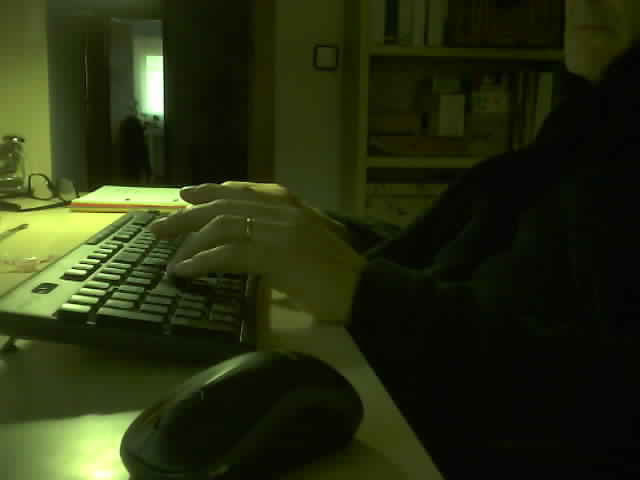
#> input picture tools/img/captura0.jpg, 640 x 480 px
$ python analizar_ROI.py img/captura0.jpg
#> lines starting #> are read from the running program, lines starting #| are printed output that depends on the picture
import cv2
import numpy as np
import matplotlib.pyplot as plt
import sys

def analizar_roi(ruta_imagen):
    # 1. Cargar la imagen en escala de grises
#> called with ruta_imagen = 'img/captura0.jpg'
    img = cv2.imread(ruta_imagen, cv2.IMREAD_GRAYSCALE)
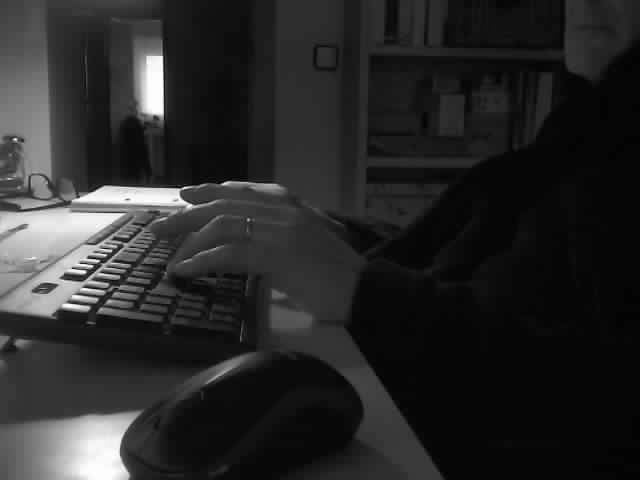
#> img: shape (480, 640); min 0, max 255, mean 40.5
    if img is None:
        print("Error: No se pudo cargar la imagen.")
        return

    # 2. Aplicar las coordenadas exactas que obtuviste
    x, y, ancho, alto = 104, 64, 45, 48
    roi = img[y:y+alto, x:x+ancho]
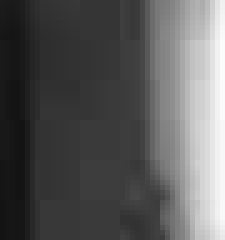
#> roi: shape (48, 45) (shown 5 times larger); min 19, max 251, mean 89.7

    # 3. Calcular el perfil de intensidad
    # En lugar del promedio, usamos el valor mínimo de cada fila (el píxel más oscuro)
    # Esto resalta las rayas negras sobre el fondo blanco
    perfil_min = np.min(roi, axis=1)
#> perfil_min = 48 values, max 26 at index 0, min 19 at index 24, mean 20.4

    # Calcular también el promedio para comparar
    perfil_medio = np.mean(roi, axis=1)
#> perfil_medio = 48 values, max 92.98 at index 22, min 81.91 at index 47, mean 89.72

    # 4. Graficar los resultados
    plt.figure(figsize=(12, 5))

    # Subplot 1: La imagen original y la ROI
    plt.subplot(1, 2, 1)
    plt.imshow(img, cmap='gray')
    plt.gca().add_patch(plt.Rectangle((x, y), ancho, alto, fill=False, edgecolor='red', linewidth=2))
    plt.title("Imagen original y ROI")

    # Subplot 2: El perfil de intensidad
    plt.subplot(1, 2, 2)

    # Eje Y invertido para que la parte superior de la imagen quede arriba en la gráfica
    eje_y = range(y, y + alto)

    plt.plot(perfil_min, eje_y, color='red', label='Mínimo por fila (detecta rayas)')
    plt.plot(perfil_medio, eje_y, color='blue', linestyle='--', label='Promedio por fila')

    plt.gca().invert_yaxis()
    plt.title("Perfil de intensidad (Brillo por fila)")
    plt.xlabel("Nivel de gris (0=negro, 255=blanco)")
    plt.ylabel("Posición vertical (píxeles)")
    plt.legend()
    plt.grid(True)

    plt.tight_layout()
    plt.show()
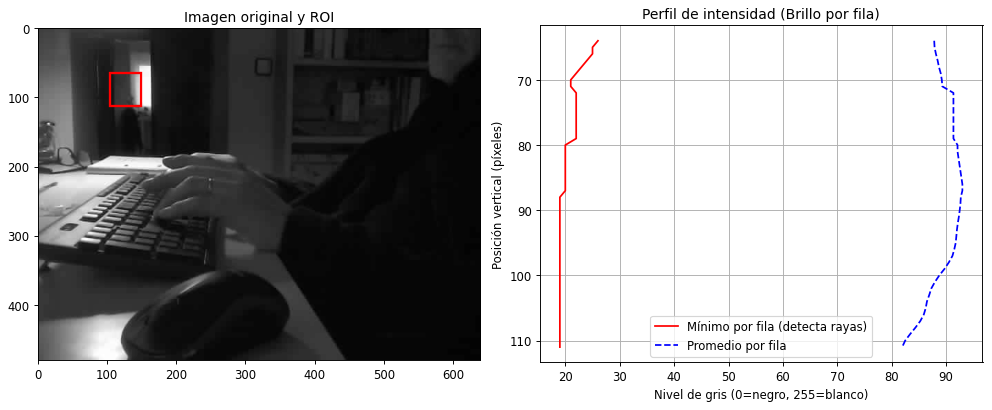
#> figure drawn by matplotlib, 2 panels

if __name__ == "__main__":
    if len(sys.argv) < 2:
        print("Uso: python analizar_roi.py <ruta_imagen>")
    else:
        analizar_roi(sys.argv[1])

$ run again, on tools/img/captura2.jpg
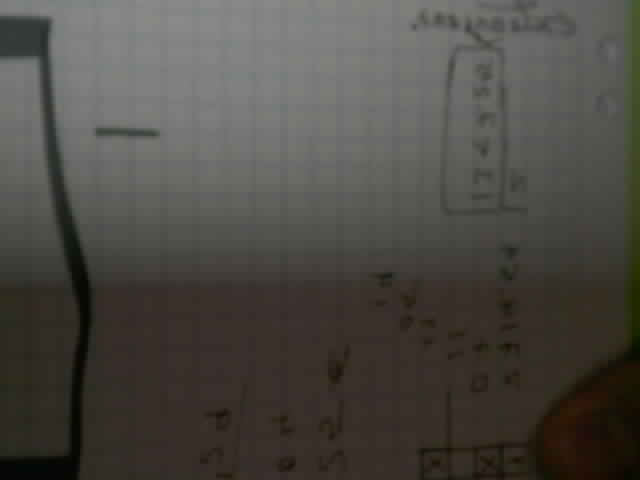
#> input picture tools/img/captura2.jpg, 640 x 480 px
#> in analizar_roi, `roi = img[y:y+alto, x:x+ancho]`:
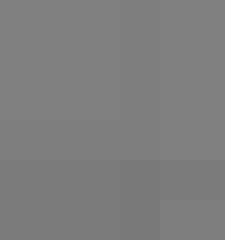
#> roi: shape (48, 45) (shown 5 times larger); min 121, max 128, mean 125.9
#> perfil_min = 48 values, max 126 at index 0, min 121 at index 32, mean 124.3
#> perfil_medio = 48 values, max 127.6 at index 0, min 122.6 at index 32, mean 125.9
#> in analizar_roi, `plt.show()`:
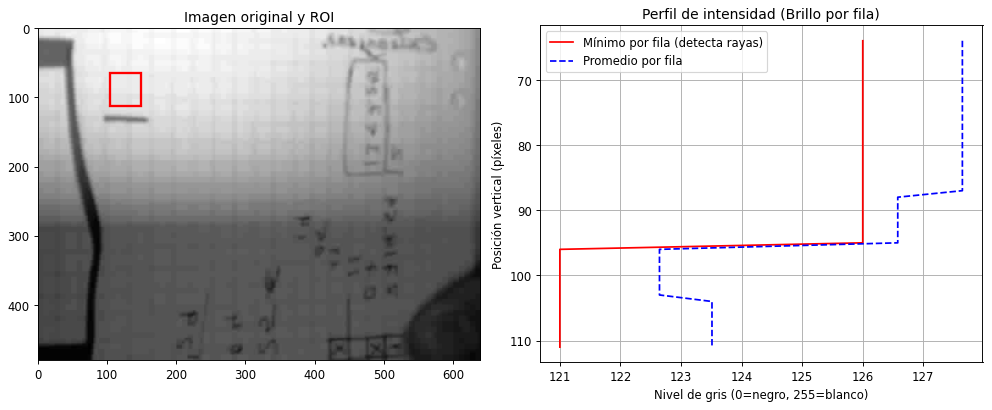
#> figure drawn by matplotlib, 2 panels
